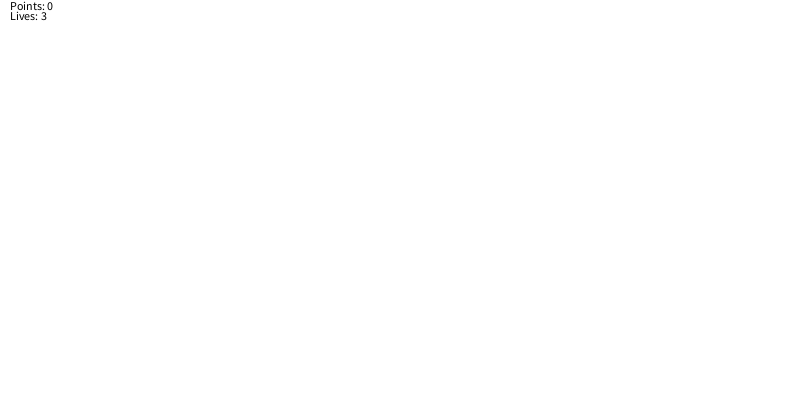
Frame 1 (no input)
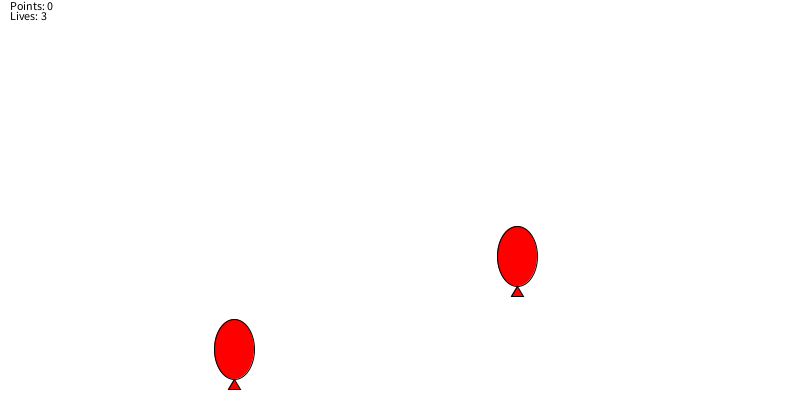
Frame 60 (the mouse pressed at the canvas centre just before this capture)
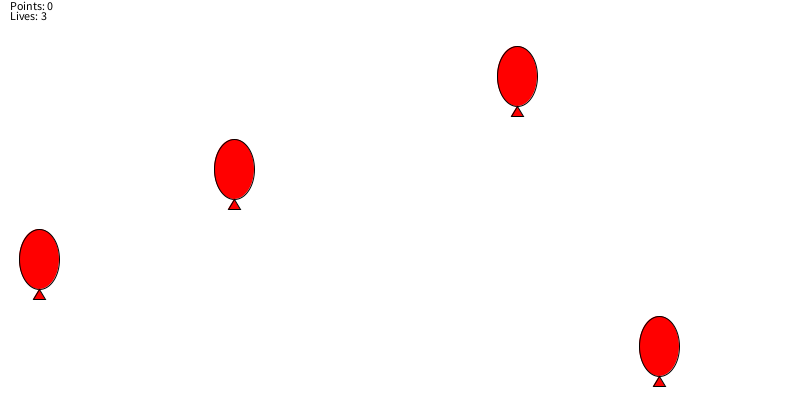
Frame 120 (the mouse held since frame 60 and released just before this capture)

The Processing sketch that drew these frames (run headless with seeded random() and noise(); from frame 60 on, the mouse is pressed at the canvas centre):

// Processing sketch: BaloonPop
// ── BaloonPop.pde
ArrayList<Baloon> baloons = new ArrayList(); //Creates a new ArrayList of Baloon objects
Timer t; //Declare a timer to control when baloons fly
int countBaloons = baloons.size(); //Maximum number of baloons on screnn
int totalBaloons = 10; //Counter to keep count of total displayed baloons
Counter points = new Counter(0);
Counter lives = new Counter(3);

void setup() {
  //Set game window size
  size(800, 400);
  //Initialize new timer object
  t = new Timer(500);
  //Method to start timer
  t.startTimer();
}

void draw() {
  //Game background color
  background(255);
  //If timer object paramater is reached
  if (t.isFinished()) {
    //add new baloon to ArrayList
    baloons.add(new Baloon());
    t.startTimer();
  }
  
  for (Baloon b : baloons) {
    //Gives baloon a random pixel speed between 1 and 5
    float randomSpeed = random(2, 3);
    //GAME OVER if lives are zero
    if(lives.count == 0){
        randomSpeed = 0;
        fill(0);
        text("GAME OVER!", 100, 100);
    }
    b.display();
    b.fly(randomSpeed);
  }
  //Removing baloons out of bounds
  //Using enhanced for loop will give error: ConcurrentModificationException
  for (int i = 0; i < baloons.size(); i++) {
    if(baloons.get(i).outOfBounds() && lives.count > 0){
      baloons.remove(i);
      lives.minus();
    }
  }
  fill(0);
  text("Points: " + points.count, 10, 10);
  text("Lives: " + lives.count, 10, 20);
  
}

//This function to do somthing when mouse is pressed
void mousePressed() {
  //If mousePressed == true
   if (mousePressed) {
     //Run through ArrayList.size() and get each index of objects
     for(int i = 0; i < baloons.size(); i++){
       //Check if objects are hit and if they are remove from ArrayList
       boolean hit = baloons.get(i).isPopped(mouseX, mouseY);
       if(hit){
        baloons.remove(i);
        println(points.plus());
      }
     }
   }
}

// ── Baloon.pde
class Baloon {
  int baloonW; //Baloon width radius
  int baloonH; //Baloon height radius
  int baloonSpawnX; //New Baloon spawn point at X-axis
  int baloonSpawnY; //New Baloon spawn point at Y-axis
  float baloonSpeed; //The pixel speed at which a Baloon moves

  Baloon() {
    baloonW = 20; //Width radius - half
    baloonH = 30; //Height radius - half
    baloonSpawnY = height+baloonH; //Spawn just below game window
    baloonSpawnX = int(random(width)); //Spawn at a random point on X-axis
  }
  
  void display() {
    fill(255, 0, 0);
    ellipse(baloonSpawnX, baloonSpawnY, baloonW*2, baloonH*2);
    triangle(baloonSpawnX, baloonSpawnY+baloonH, baloonSpawnX+baloonW/3, baloonSpawnY+baloonH+baloonW/2, baloonSpawnX-baloonW/3, baloonSpawnY+baloonH+baloonW/2);
  }
  
  void fly(float speed) {
    baloonSpeed = speed;
    baloonSpawnY -= baloonSpeed;
  }
  
  boolean isPopped(int mX, int mY) {
      if (mX >= baloonSpawnX-baloonW && mX <= baloonSpawnX+baloonW && mY >= baloonSpawnY-baloonH && mY <= baloonSpawnY+baloonH){
        return true;
      }
      return false;
  }
  
  boolean outOfBounds(){
    if(baloonSpawnY <= 0){
      return true;
    }
    return false;
  }
}

// ── Counter.pde
class Counter {
  int count;
  
  Counter(int count){
    this.count = count;
  }
  
  int plus(){
    return count++;
  }
  
  int minus(){
    return count--;
  }
}

// ── Timer.pde
class Timer {
  int savedTime;
  int totalTime;
  
  Timer(int totalTime) {
    this.totalTime = totalTime;
  }
  
  void startTimer() {
    savedTime = millis();
  }
  
  boolean isFinished() {
    int passedTime = millis() - savedTime;
    if (passedTime > totalTime) {
      return true;
    } else {
      return false;
    }
  }
}
